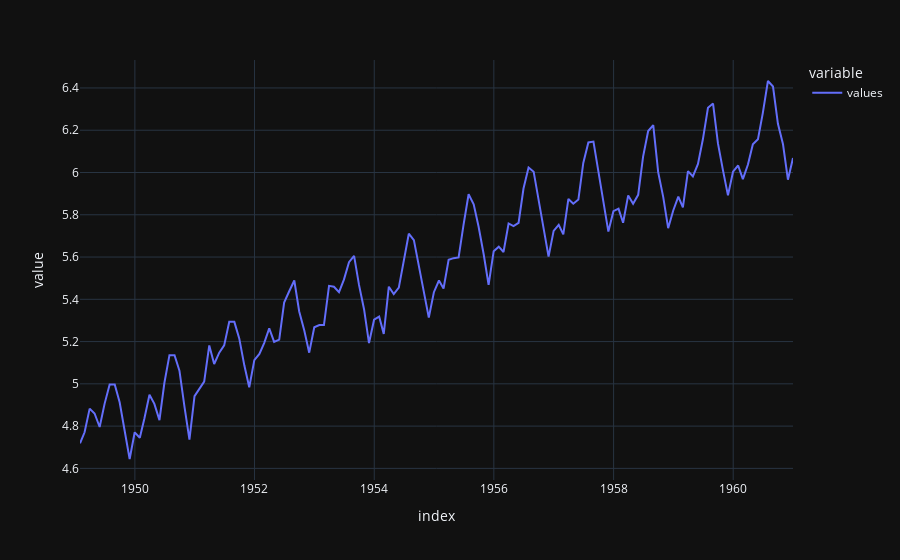

Source (notebook cell):
### Markdown cell above
### q: Differencing

- ARIMA assumes that the series is stationary.
- Stationary series have constant mean and variance over time.

### Code cell
series.plot()

### Figure 1 — Plotly figure (JSON) as saved in the notebook; plotly's stock layout.template omitted (floating-point values rounded to 4 significant figures; data arrays with more than 128 entries replaced by an {"elided": "..."} marker saying what was removed)
{"data": [{"hovertemplate": "variable=values<br>index=%{x}<br>value=%{y}<extra></extra>", "legendgroup": "values", "line": {"color": "#636efa", "dash": "solid"}, "marker": {"symbol": "circle"}, "mode": "lines", "name": "values", "orientation": "v", "showlegend": true, "type": "scatter", "x": {"elided": "144 str values"}, "xaxis": "x", "y": {"elided": "144 float values"}, "yaxis": "y"}], "layout": {"legend": {"title": {"text": "variable"}, "tracegroupgap": 0}, "margin": {"t": 60}, "xaxis": {"anchor": "y", "domain": [0, 1], "title": {"text": "index"}}, "yaxis": {"anchor": "x", "domain": [0, 1], "title": {"text": "value"}}}}
